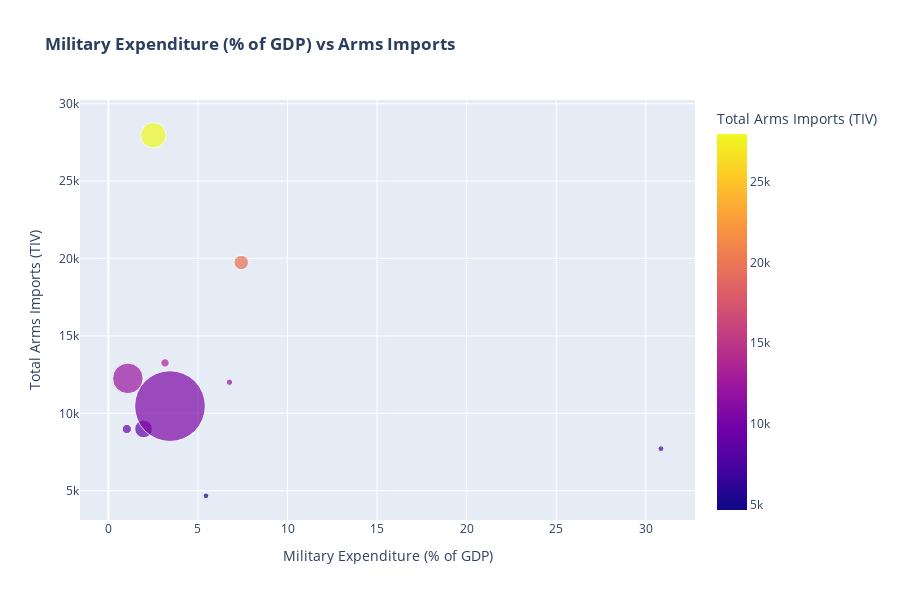

The notebook cell saved with this chart:
### Code cell
# Analysis 1: Military Expenditure vs Actual Arms Imports
print("ANALYZING MILITARY EXPENDITURE VS ARMS IMPORTS...")

# Prepare data: Military expenditure % vs actual arms imports
military_analysis = df.groupby('country').agg({
    'tiv_total_order': 'sum',
    'mil_exp_pct': 'mean',  # Average military expenditure %
    'gdp': 'mean',
    'population': 'mean'
}).reset_index()

# Filter for countries with significant imports
military_analysis = military_analysis[military_analysis['tiv_total_order'] > 0]

# Create scatter plot: Military expenditure % vs Arms imports
fig1 = px.scatter(military_analysis, 
                 x='mil_exp_pct', 
                 y='tiv_total_order',
                 size='gdp',
                 hover_name='country',
                 title='<b>Military Expenditure (% of GDP) vs Arms Imports</b>',
                 labels={'mil_exp_pct': 'Military Expenditure (% of GDP)',
                        'tiv_total_order': 'Total Arms Imports (TIV)'},
                 color='tiv_total_order',
                 size_max=50)

fig1.update_layout(height=600)
fig1.show()

# Calculate correlation
correlation = military_analysis['mil_exp_pct'].corr(military_analysis['tiv_total_order'])
print(f"Correlation between military expenditure % and arms imports: {correlation:.3f}")

### Figure 1 — Plotly figure (JSON) as saved in the notebook; plotly's stock layout.template omitted (floating-point values rounded to 4 significant figures)
{"data": [{"hovertemplate": "<b>%{hovertext}</b><br><br>Military Expenditure (% of GDP)=%{x}<br>Total Arms Imports (TIV)=%{marker.color}<br>gdp=%{marker.size}<extra></extra>", "hovertext": ["Australia", "Egypt", "India", "Japan", "Kuwait", "Pakistan", "Qatar", "Saudi Arabia", "Ukraine", "United States"], "legendgroup": "", "marker": {"color": [8994.0, 8989.0, 27960.0, 12260.0, 4672.0, 13260.0, 12010.0, 19740.0, 7715.0, 10470.0], "coloraxis": "coloraxis", "size": [1548000000000.0, 422400000000.0, 3209000000000.0, 4609000000000.0, 160600000000.0, 343700000000.0, 199400000000.0, 1042000000000.0, 172500000000.0, 24630000000000.0], "sizemode": "area", "sizeref": 9853000000.0, "symbol": "circle"}, "mode": "markers", "name": "", "orientation": "v", "showlegend": false, "type": "scatter", "x": [1.963, 1.033, 2.514, 1.088, 5.449, 3.162, 6.761, 7.417, 30.85, 3.441], "xaxis": "x", "y": [8994.0, 8989.0, 27960.0, 12260.0, 4672.0, 13260.0, 12010.0, 19740.0, 7715.0, 10470.0], "yaxis": "y"}], "layout": {"coloraxis": {"colorbar": {"title": {"text": "Total Arms Imports (TIV)"}}, "colorscale": [[0, "#0d0887"], [0.1111, "#46039f"], [0.2222, "#7201a8"], [0.3333, "#9c179e"], [0.4444, "#bd3786"], [0.5556, "#d8576b"], [0.6667, "#ed7953"], [0.7778, "#fb9f3a"], [0.8889, "#fdca26"], [1, "#f0f921"]]}, "height": 600, "legend": {"itemsizing": "constant", "tracegroupgap": 0}, "title": {"text": "<b>Military Expenditure (% of GDP) vs Arms Imports</b>"}, "xaxis": {"anchor": "y", "domain": [0, 1], "title": {"text": "Military Expenditure (% of GDP)"}}, "yaxis": {"anchor": "x", "domain": [0, 1], "title": {"text": "Total Arms Imports (TIV)"}}}}
